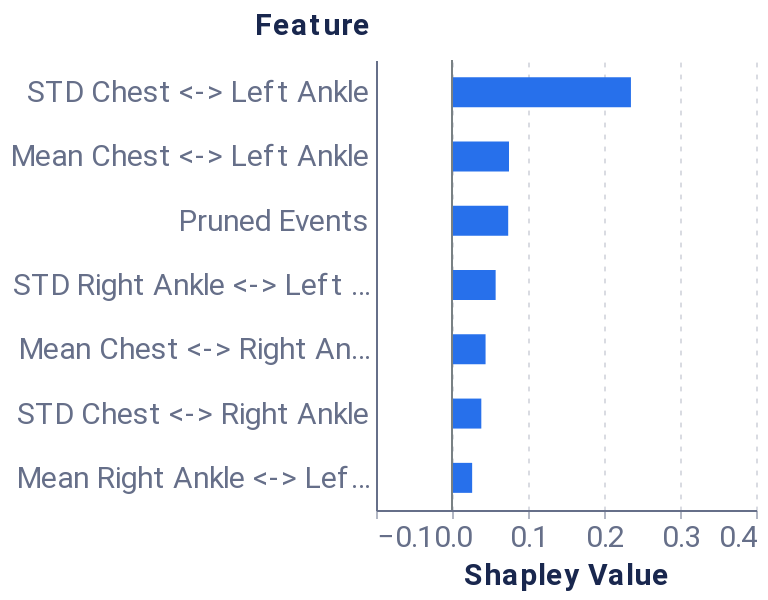

The notebook cell this image was saved under:
### Markdown cell above
##### Feature-level explanation

### Code cell
feature_dict = {'rs': 42, 'nsamples': 32000, 'feature_names': model_features, 'plot_features': plot_feats}
feature_data = local_feat(f, pos_x_data, feature_dict, positive_sequence_id, sequence_id_feat, average_event, pruning_idx)
feature_plot = plot_feat_barplot(feature_data, feature_dict.get('top_feats'), feature_dict.get('plot_features'))
feature_plot

### Figure 1 — Vega-Lite specification as saved in the notebook (floating-point values rounded to 4 significant figures)
{"config": {"axis": {"domain": true, "domainColor": "#666F89", "grid": false, "gridCap": "round", "gridColor": "#B3B7C4", "gridDash": [2, 4], "gridWidth": 0.5, "labelColor": "#666F89", "labelFont": "Roboto, Arial, sans-serif", "labelPadding": 2, "tickColor": "#666F89", "tickOpacity": 0.5, "tickSize": 4, "titleColor": "#19274E", "titleFont": "Roboto, Arial, sans-serif", "titleFontSize": 12}, "axisBand": {"domain": true, "labelPadding": 4, "ticks": false}, "axisY": {"domain": false, "titleAlign": "left", "titleAngle": 0, "titleX": -20, "titleY": -10}, "legend": {"labelColor": "#666F89", "labelFont": "Roboto, Arial, sans-serif", "labelFontSize": 12, "symbolSize": 40, "titleColor": "#19274E", "titleFont": "Roboto, Arial, sans-serif", "titleFontSize": 12, "titlePadding": 4}, "arc": {"stroke": "#FFFFFF", "strokeWidth": 1}, "bar": {"fill": "#2770EB", "stroke": null}, "line": {"stroke": "#2770EB", "strokeWidth": 2}, "path": {"stroke": "#2770EB", "strokeWidth": 0.5}, "point": {"fill": "#2770EB", "shape": "circle", "filled": true}, "rect": {"fill": "#2770EB"}, "rule": {"stroke": "#666F89"}, "shape": {"stroke": "#2770EB"}, "text": {"color": "#19274E", "font": "Roboto, Arial, sans-serif", "fontSize": 12}, "range": {"category": ["#2770EB", "#77B98A", "#DA5252", "#FFC400", "#A87AEA", "#00A39E", "#19274E"], "diverging": ["#006360", "#2BB3AE", "#96D9D7", "#FFFFFF", "#EDAAAA", "#DA5252", "#811D1D"], "heatmap": ["#18448F", "#1B4EA5", "#2770EB", "#4C88EE", "#82ACF3", "#A6C4F7", "#E9F1FD"], "ramp": ["#18448F", "#1B4EA5", "#2770EB", "#4C88EE", "#82ACF3", "#A6C4F7", "#E9F1FD"]}, "background": "#FFFFFF", "group": {"fill": "#FFFFFF"}, "header": {"labelColor": "#19274E", "labelFont": "Roboto, Arial, sans-serif", "labelFontSize": 12, "titleColor": "#19274E", "titleFont": "Roboto, Arial, sans-serif", "titleFontSize": 16}, "title": {"anchor": "start", "color": "#19274E", "font": "Roboto, Arial, sans-serif", "fontSize": 20, "fontWeight": "bold", "offset": 20, "subtitleColor": "#19274E", "subtitleFontSize": 16}, "view": {"continuousHeight": 300, "continuousWidth": 400, "stroke": "transparent"}}, "layer": [{"data": {"name": "data-d706df3aeb108fd36f726d02e343b93c"}, "mark": {"type": "bar", "size": 15, "thickness": 1}, "encoding": {"x": {"axis": {"grid": true, "labelFontSize": 15, "title": "Shapley Value", "titleFontSize": 15}, "field": "Shapley Value", "scale": {"domain": [-0.1, 0.4]}, "type": "quantitative"}, "y": {"axis": {"labelFontSize": 15, "title": "Feature", "titleFontSize": 15, "titleX": -61}, "field": "Feature", "sort": {"field": "sort_col", "order": "descending"}, "type": "nominal"}}}, {"data": {"name": "data-9c00aa9dc2b1c1a0b4bf9b34ead12925"}, "mark": {"type": "rule", "color": "#798184"}, "encoding": {"x": {"field": "x", "type": "quantitative"}}}], "height": 225, "width": 190, "$schema": "https://vega.github.io/schema/vega-lite/v4.17.0.json", "datasets": {"data-d706df3aeb108fd36f726d02e343b93c": [{"Random seed": 42, "NSamples": 32000, "Feature": "Mean Chest <-> Right Ankle", "Shapley Value": 0.04417, "sort_col": 0.04417}, {"Random seed": 42, "NSamples": 32000, "Feature": "STD Chest <-> Right Ankle", "Shapley Value": 0.03857, "sort_col": 0.03857}, {"Random seed": 42, "NSamples": 32000, "Feature": "Mean Chest <-> Left Ankle", "Shapley Value": 0.075, "sort_col": 0.075}, {"Random seed": 42, "NSamples": 32000, "Feature": "STD Chest <-> Left Ankle", "Shapley Value": 0.2354, "sort_col": 0.2354}, {"Random seed": 42, "NSamples": 32000, "Feature": "Mean Right Ankle <-> Left Ankle", "Shapley Value": 0.02652, "sort_col": 0.02652}, {"Random seed": 42, "NSamples": 32000, "Feature": "STD Right Ankle <-> Left Ankle", "Shapley Value": 0.05742, "sort_col": 0.05742}, {"Random seed": 42, "NSamples": 32000, "Feature": "Pruned Events", "Shapley Value": 0.07395, "sort_col": 0.07395}], "data-9c00aa9dc2b1c1a0b4bf9b34ead12925": [{"x": 0}]}}
